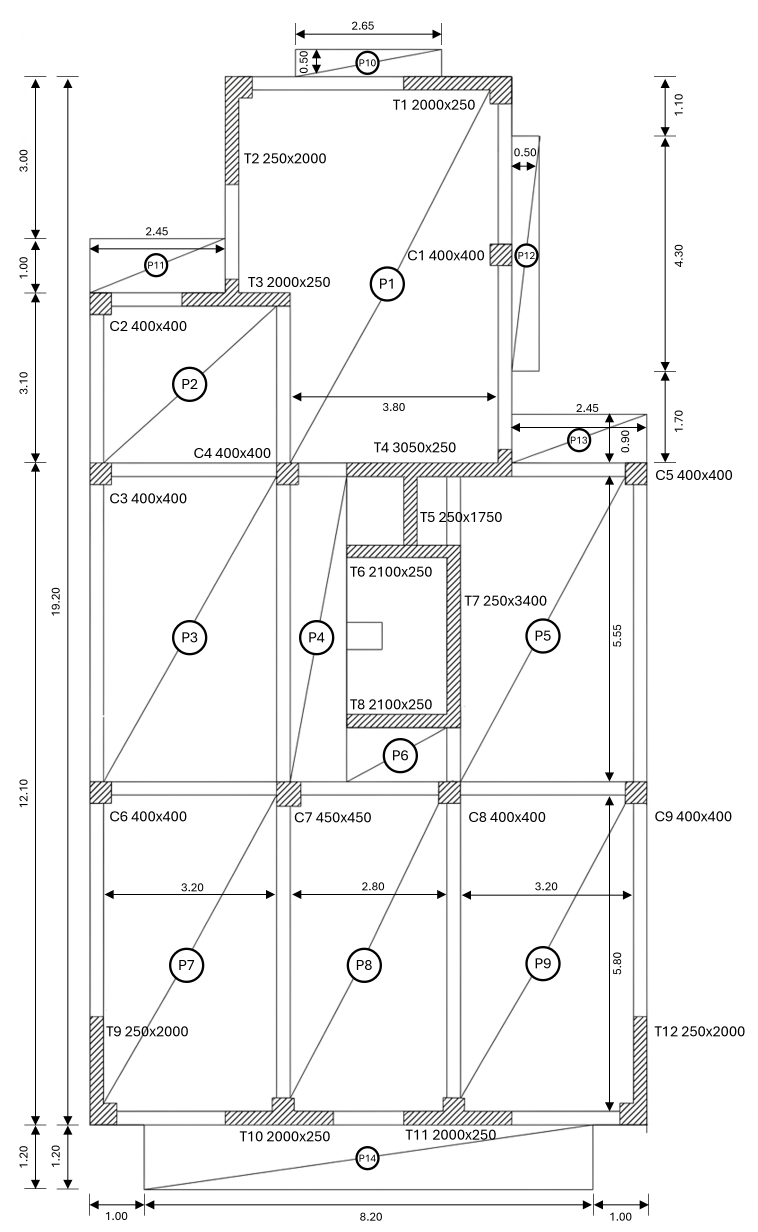
#> input picture FloorPlan3.png, 2273 x 3695 px (shown at 1/3 size)
$ python geometry_review.py
#> lines starting #> are read from the running program, lines starting #| are printed output that depends on the picture
### project_utils.py
"""Shared cross-platform helpers for the DISC 5203 coursework scripts."""

from __future__ import annotations

from pathlib import Path

from PIL import ImageFont


def default_font(size: int, bold: bool = False) -> ImageFont.FreeTypeFont | ImageFont.ImageFont:
    """Return a readable font without assuming a Windows installation."""

    names = [
        "arialbd.ttf" if bold else "arial.ttf",
        "DejaVuSans-Bold.ttf" if bold else "DejaVuSans.ttf",
        "LiberationSans-Bold.ttf" if bold else "LiberationSans-Regular.ttf",
    ]
    platform_paths = [
        Path("C:/Windows/Fonts"),
        Path("/Library/Fonts"),
        Path("/System/Library/Fonts/Supplemental"),
        Path("/usr/share/fonts/truetype/dejavu"),
        Path("/usr/share/fonts/truetype/liberation2"),
    ]
    for name in names:
        try:
            return ImageFont.truetype(name, size)
        except OSError:
            pass
        for directory in platform_paths:
            candidate = directory / name
            if candidate.exists():
                try:
                    return ImageFont.truetype(str(candidate), size)
                except OSError:
                    pass
    return ImageFont.load_default()

### geometry_review.py
from pathlib import Path
from PIL import Image, ImageDraw, ImageFont

from project_utils import default_font

ROOT = Path(__file__).resolve().parent
im = Image.new('RGB', (1050, 1480), 'white')
#> im: PIL image 1050x1480 RGB; every value is 255
d = ImageDraw.Draw(im)
font = default_font(20)
small = default_font(16)
def p(x,y): return (140+x*64, 1320-y*64)
def box(x0,y0,x1,y1,fill,outline='#405366',width=2):
    d.rectangle([p(x0,y1),p(x1,y0)],fill=fill,outline=outline,width=width)
def text(x,y,s,color='#23364a',size=font):
    d.multiline_text(p(x,y),s,font=size,fill=color,anchor='mm',align='center')
for x in range(11): d.line([p(x,-1.3),p(x,20)], fill='#e6eaf0')
for y in range(-1,21): d.line([p(-.3,y),p(10.5,y)], fill='#e6eaf0')
box(0,15.2,2.45,19.2,'#fae0e0')
box(7.75,12.1,10.2,19.2,'#fae0e0')
body=[(0,0),(10.2,0),(10.2,12.1),(7.75,12.1),(7.75,19.2),(2.45,19.2),(2.45,15.2),(0,15.2)]
d.polygon([p(*v) for v in body],fill='#e3edf8',outline='#23364a',width=3)
for name,x,y,w,h in [('P10*',3.75,19.2,2.65,.5),('P11',0,15.2,2.45,1),('P12',7.75,13.8,.5,4.3),('P13',7.75,12.1,2.45,.9),('P14',1,-1.2,8.2,1.2)]:
    box(x,y,x+w,y+h,'#ffe1a3')
    text(x+w/2,y+h/2,name,size=small)
text(1.2,17.8,'R1\nExterior recess')
text(9.1,17.8,'R2\nExterior recess')
# Raster-derived locations only, not verified opening boundaries.
box(4.70,10.62,5.74,11.86,'#edcdf1','#854290',3)
text(5.22,11.25,'H1?',size=small)
box(4.70,7.52,6.52,10.36,'#edcdf1','#854290',3)
text(5.61,8.94,'H2?\nUnconfirmed',size=small)
for i,(x,y) in enumerate(body,1):
    q=p(x,y)
    d.ellipse((q[0]-4,q[1]-4,q[0]+4,q[1]+4),fill='#23364a')
    d.text((q[0]+5,q[1]+5),f'V{i} ({x:g}, {y:g})',font=small,fill='#23364a')
d.line([p(0,0),p(11.8,0)],fill='#173b66',width=3)
d.line([p(0,0),p(0,20.2)],fill='#173b66',width=3)
for x,y in [(11.8,0),(0,20.2)]:
    q=p(x,y)
    vertices=[q,(q[0]-12,q[1]-6),(q[0]-12,q[1]+6)] if x else [q,(q[0]-6,q[1]+12),(q[0]+6,q[1]+12)]
    d.polygon(vertices,fill='#173b66')
text(11.6,.4,'x (m)')
text(-.8,20,'y (m)')
text(5.1,20.45,'Floor Plan 3 | Coordinates & opening review')
d.multiline_text((525,1430),'Blue: main footprint | Yellow: external slab | Red: exterior recess\nPurple: candidate opening, NOT confirmed; position estimated from image\n*P10 horizontal offset estimated. Origin excludes the lower projection.',font=small,fill='#23364a',anchor='mm',align='center')
im.save(ROOT/'FloorPlan3_coordinates.png')
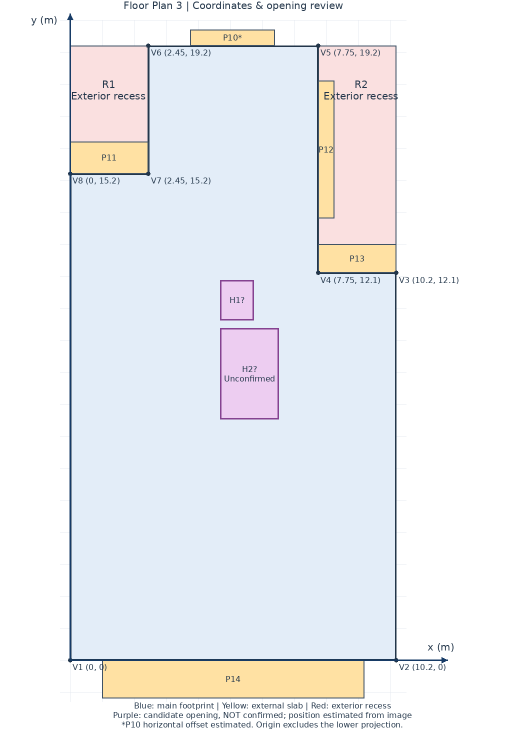
#> saved as FloorPlan3_coordinates.png: PIL image 1050x1480 RGB (shown at 1/2 size); mean R, G, B 238, 239.4, 242.5
# Inspection-only crop, preserving the original image.
source = Image.open(ROOT/'FloorPlan3.png')
#> source is the input picture: PIL image 2273x3695 RGBA; mean R, G, B, A 243.2, 243.2, 243.2, 253.3
source.crop((950,1320,1430,2260)).save(ROOT/'FloorPlan3_core_detail.png')
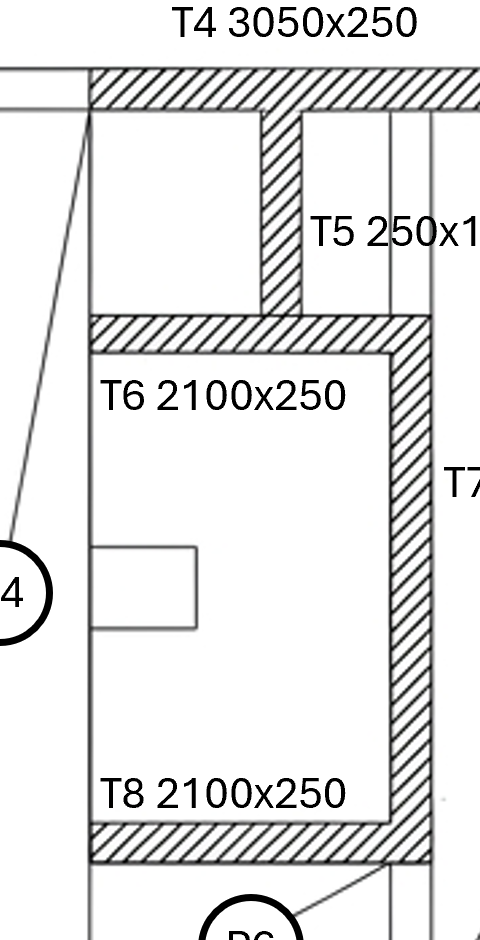
#> saved as FloorPlan3_core_detail.png: PIL image 480x940 RGBA; mean R, G, B, A 230.5, 230.5, 230.5, 255

$ run again, with HW2_Beam_Tributary_Boundaries.png copied over FloorPlan3.png
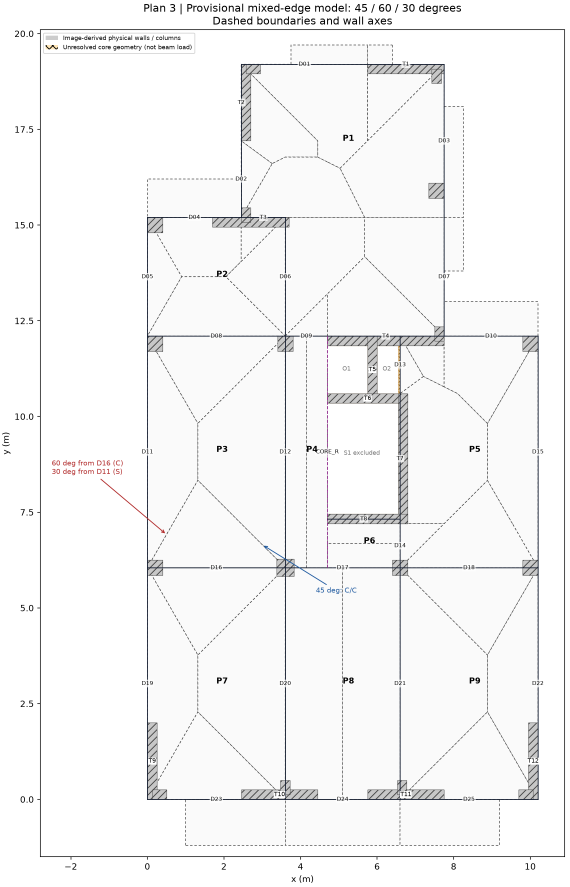
#> input picture HW2_Beam_Tributary_Boundaries.png, 1710 x 2660 px (shown at 1/3 size)
#> im: PIL image 1050x1480 RGB; every value is 255
#> source is the input picture: PIL image 1710x2660 RGBA; mean R, G, B, A 245.7, 245.6, 245.8, 255
#> `source.crop((950,1320,1430,2260)).save(ROOT/'FloorPlan3_core_detail.pn..`:
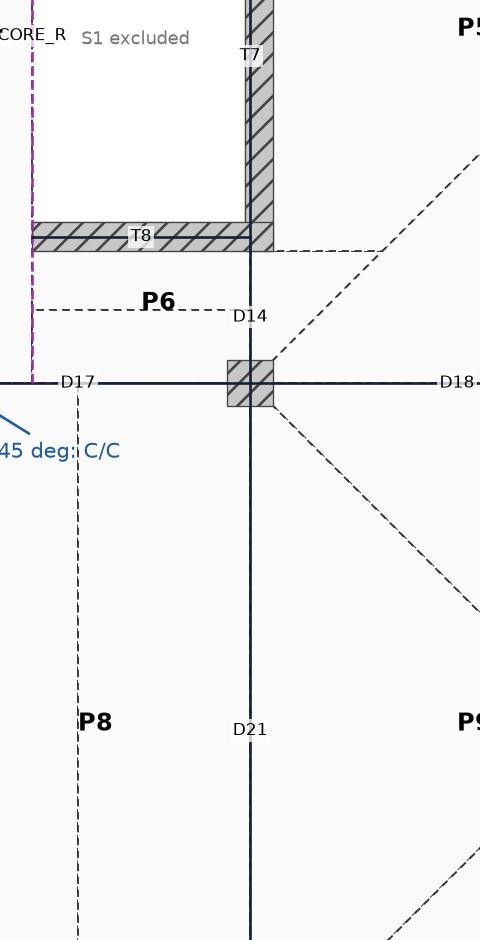
#> saved as FloorPlan3_core_detail.png: PIL image 480x940 RGBA; mean R, G, B, A 243.3, 243.3, 243.7, 255
